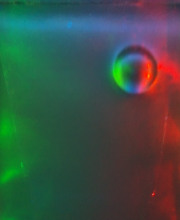
#> input picture estimation_1/img0.png, 180 x 220 px, found by its file name
$ python test_world_coor.py
#> lines starting #> are read from the running program, lines starting #| are printed output that depends on the picture; long printed decimals are rounded
import os
import numpy as np
import cv2

def draw_coordinates(img, points, color=(0, 255, 0)):
    """
    在圖片上標記座標點
    Args:
        img: 輸入圖片
        points: 要標記的點列表，每個點是 (x, y, label) 的元組
        color: 標記的顏色，預設為綠色
    """
    img_copy = img.copy()
    for x, y, label in points:
        # 畫點
        cv2.circle(img_copy, (int(x), int(y)), 3, color, -1)
        # 寫座標
        cv2.putText(img_copy, label, (int(x)+5, int(y)-5),
                    cv2.FONT_HERSHEY_SIMPLEX, 0.5, color, 1)
    return img_copy

def backproject_to_camera(u_pix, v_pix, H, K, original_img=None):
    """
    (u, v) 是透射變換後的座標
    1. 使用 H_inv 矩陣將變換後座標轉換為原始圖片座標
    2. 在原始圖片和變換後圖片上標記對應的點
    3. 進行後續的相機座標系轉換
    """
    print("\n=== 光線追蹤調試信息 ===")
    print(f"輸入透射變換後座標: u={u_pix}, v={v_pix}")

    # 光線起點設為 (0,0,0)
    ray_origin = np.array([0.0, 0.0, 0.0])
    print(f"光線起點: {ray_origin}")

    # 在原始圖片和變換後圖片上標記座標
    if original_img is not None:
        # 使用 H_inv 計算原始圖片中的對應座標
        P = np.array([u_pix, v_pix, 1.0])
        H_inv = np.linalg.inv(H)
        p_original = H_inv @ P  # 使用 H_inv 矩陣計算原始座標
        p_original /= p_original[2]  # 歸一化
        u_orig, v_orig = p_original[0], p_original[1]
        print(f"對應的原始圖片座標: u={u_orig:.3f}, v={v_orig:.3f}")

        # 標記原始圖片
        points = [(u_orig, v_orig, f"({u_orig:.1f},{v_orig:.1f})")]
        marked_original = draw_coordinates(original_img, points)
        cv2.imshow("Original Image with Coordinates", marked_original)

        # 進行透射變換
        warped_img = cv2.warpPerspective(original_img, H, (180, 220))

        # 標記變換後的圖片（直接使用輸入的座標）
        points = [(u_pix, v_pix, f"({u_pix},{v_pix})")]
        marked_warped = draw_coordinates(warped_img, points)
        cv2.imshow("Warped Image with Coordinates", marked_warped)


    # 使用原始座標進行後續計算
    pixel_homog = np.array([u_orig, v_orig, 1.0])
    ray_camera = np.linalg.inv(K) @ pixel_homog
    ray_camera /= np.linalg.norm(ray_camera)
    print(f"相機座標系中的光線方向: {ray_camera}")

    def calculate_normal_vector(deg):
        """
        Args:
            deg (_type_): 角度和相機座標系-y軸的夾角
        """
        # v = np.array([0,-1,0])
        deg_y_axis = 90 - deg
        cos_theta = np.cos(np.deg2rad(deg_y_axis))
        sin_theta = np.sin(np.deg2rad(deg_y_axis))
        nx = 0
        ny = cos_theta
        nz = sin_theta
        n = np.array([nx,ny,nz])
        print(f"鏡面法向量: {n}")
        return n

    normal_vector = calculate_normal_vector(60)
    # 鏡面反射逆運算-> 得到入射光線方向
    def reflect_point_over_mirror(v_in, n):
        """
        正: v_reflected = vin - 2 * np.dot(vin, n) * n
        反: vin = v_reflected - 2 * np.dot(v_reflected, n) * n
        因為反射和入射向量對鏡面是對稱的
        """
        v_out = v_in - 2 * np.dot(v_in, n) * n
        print(f"反射前光線方向: {v_in}")
        print(f"反射後光線方向: {v_out}")
        return v_out

    def intersect_ray_with_y_plane(ray_direction, y_value, ray_origin):
        """
        計算從指定起點出發的光線，與 y = y_value 的平面交點

        Args:
            ray_direction (np.ndarray): 入射光線方向 (3D單位向量) [v_x, v_y, v_z]
            y_value (float): 平面 y = 常數值
            ray_origin (np.ndarray): 光線起點

        Returns:
            np.ndarray or None: 交點的3D座標 (如果存在)，若光線與平面平行則返回 None
        """

        # 提取光線分量
        v_x, v_y, v_z = ray_direction
        o_x, o_y, o_z = ray_origin

        # 檢查光線是否與平面平行
        if np.isclose(v_y, 0.0):
            print("光線與 y = constant 平面平行，無交點。")
            return None

        # 計算交點參數 lambda
        lam = (y_value - o_y) / v_y

        # 計算交點
        intersection_point = ray_origin + lam * ray_direction
        print(f"光線起點: {ray_origin}")
        print(f"光線方向: {ray_direction}")
        print(f"交點參數 lambda: {lam}")
        print(f"計算得到的交點: {intersection_point}")
        return intersection_point


    ray_camera = reflect_point_over_mirror(ray_camera, normal_vector)
    real_point = intersect_ray_with_y_plane(ray_camera, -22.54, ray_origin)
    print(f"與 y=-22.54 平面的交點: {real_point}")
    print("=== 調試信息結束 ===\n")

    return ray_camera, real_point

if __name__ == "__main__":
    here = os.path.dirname(__file__)               # …/camera/pose_estimation
    root = os.path.abspath(os.path.join(here, '../..'))  # …/camera

    # 載入圖片
    original_img = cv2.imread("/home/jillisme/Documents/code/my-cam/calibration/demo/img0.png")
#> original_img is the input picture: shape (220, 180, 3); mean B, G, R 69.3, 80.3, 61.4

    if original_img is None:
        print("警告：無法載入圖片，將不會顯示座標標記")

    # 不論 cwd 在哪，都能正確定位
    H    = np.load(os.path.join(root, "calibration", "perspective_matrix_180x220.npy")).astype(np.float32)
#> (reads calibration/perspective_matrix_180x220.npy from the repository)
    mtx  = np.load(os.path.join(root, "calibration", "camera_matrix.npy"))
#> (reads camera_matrix.npy from the repository)
    dist = np.load(os.path.join(root, "calibration", "dist_coeff.npy"))
#> (reads dist_coeff.npy from the repository)
    rvec = np.load(os.path.join(root, "calibration", "rvecs.npy"))
#> (reads calibration/rvecs.npy from the repository)
    tvec = np.load(os.path.join(root, "calibration", "tvecs.npy"))

    # 測試點（使用變換後的座標）
    test_points = [
        (0, 0),      # 左上
        (0, 220),    # 左下
        (90, 110),   # 中心點
        (180, 0),    # 右上
        (180, 220),  # 右下
    ]

    print("\n=== 測試不同位置的點（變換後座標）===")
    for u, v in test_points:
        print(f"\n測試點 (u={u}, v={v}):")
        ray_cam, real_point = backproject_to_camera(
            u_pix=u,
            v_pix=v,
            K=mtx,
            H=H,
            original_img=original_img
        )
        print(f"最終世界座標: {real_point}")
        cv2.waitKey(0)  # 等待按鍵，以便查看每個點的標記
#> this loop made 5 passes
#> (ray_cam, real_point) on passes 1 to 5: ([-0.14, -0.728, 0.672], [-4.34, -22.54, 20.81]), ([-0.207, -0.934, 0.29], [-4.99, -22.54, 7.01]), ([0.0417, -0.85, 0.525], [1.1, -22.54, 13.93]), ([0.227, -0.716, 0.661], [7.16, -22.54, 20.81]), ([0.277, -0.92, 0.276], [6.77, -22.54, 6.76])
#| 最終世界座標: [ -4.340  -22.54        20.806]
#| 最終世界座標: [ -4.987 -22.54         7.008]
#| 最終世界座標: [  1.105 -22.54        13.925]
#| 最終世界座標: [  7.164 -22.54        20.806  ]
#| 最終世界座標: [  6.774 -22.54         6.761]
#> pass 1, in backproject_to_camera, `marked_warped = draw_coordinates(warped_img, points)`:
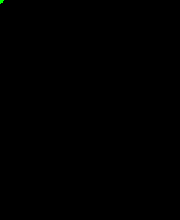
#> marked_warped: shape (220, 180, 3); mean B, G, R 0, 0.1, 0

    cv2.destroyAllWindows()  # 關閉所有視窗
